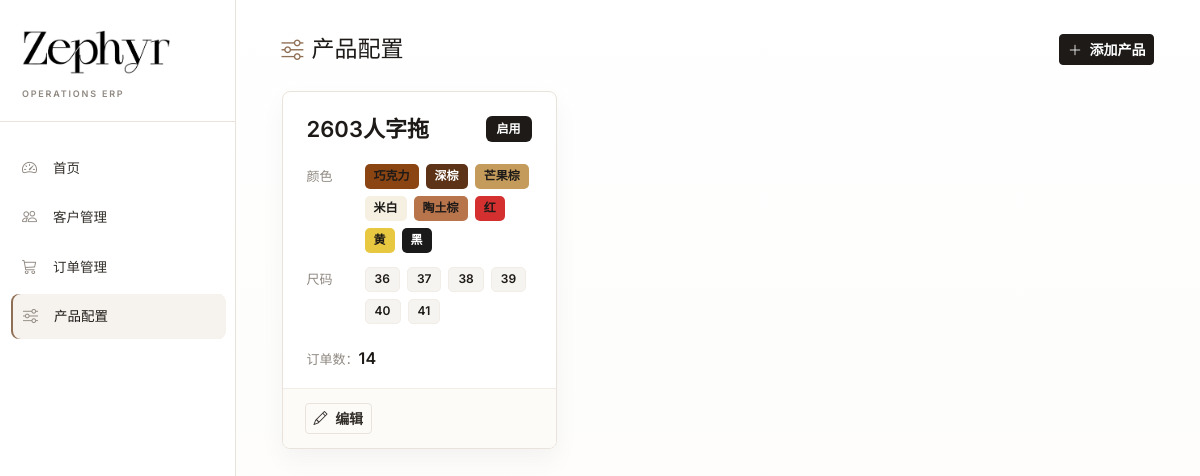
/products, run on an earlier commit of the app's database.
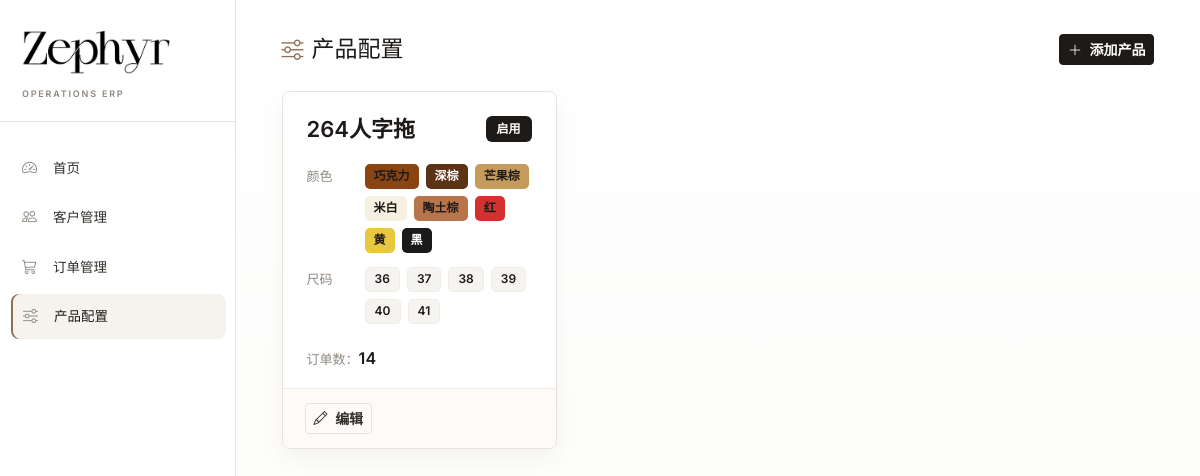
And on a later commit of the database.
### models.py (models this page shows, shortened)
class Product(db.Model):
    __tablename__ = 'products'
    id = db.Column(db.Integer, primary_key=True)
    name = db.Column(db.String(100), unique=True, nullable=False)  # 如: 2603人字拖
    image = db.Column(db.String(255), default='')
    is_active = db.Column(db.Boolean, default=True)
    created_at = db.Column(db.DateTime, default=datetime.utcnow)
    colors = db.relationship('ProductColor', backref='product', lazy='dynamic',
                             cascade='all, delete-orphan')
    sizes = db.relationship('ProductSize', backref='product', lazy='dynamic',
                            cascade='all, delete-orphan')
    orders = db.relationship('Order', backref='product', lazy='dynamic')
    def get_sorted_sizes(self):
        return self.sizes.order_by(ProductSize.sort_order).all()

### app.py (the view)
@app.route('/products')
def product_list():
    products = Product.query.order_by(Product.created_at.desc()).all()
    return render_template('products.html', products=products)

### templates/products.html (shortened to what this page needs)
{% extends "base.html" %}
{% block content %}
<div class="d-flex justify-content-between align-items-center mb-3">
    <h4 class="mb-0"><i class="bi bi-sliders me-2"></i>产品配置</h4>
    <a href="{{ url_for('product_add') }}" class="btn btn-primary btn-sm">
        <i class="bi bi-plus-lg me-1"></i> 添加产品
    </a>
</div>
{% if products %}
<div class="row g-4">
    {% for p in products %}
    <div class="col-md-6 col-xl-4 d-flex">
        <div class="card product-config-card w-100">
            <div class="card-body">
                <div class="d-flex justify-content-between align-items-start gap-3">
                    <h5 class="product-config-title">{{ p.name }}</h5>
                    {% if p.is_active %}
                    <span class="badge product-config-status">启用</span>
                    {% else %}
                    <span class="badge bg-secondary product-config-status">停用</span>
                    {% endif %}
                </div>
                <div class="product-meta-row">
                    <div class="product-meta-label">颜色</div>
                    <div class="product-chip-list">
                        {% for c in p.colors.all() %}
                        <span class="product-color-chip" style="background:{{ c.hex_code }};color:{% if c.hex_code|replace('#','') < '888888' %}white{% else %}#1d1a18{% endif %}">
                            {{ c.name }}
                        </span>
                        {% endfor %}
                    </div>
                </div>
                <div class="product-meta-row">
                    <div class="product-meta-label">尺码</div>
                    <div class="product-chip-list">
                        {% for s in p.get_sorted_sizes() %}
                        <span class="product-size-chip">{{ s.size_label }}</span>
                        {% endfor %}
                    </div>
                </div>
                <div class="product-order-count">订单数：<strong>{{ p.orders.count() }}</strong></div>
            </div>
            <div class="card-footer">
                <a href="{{ url_for('product_edit', product_id=p.id) }}" class="btn btn-sm btn-outline-secondary">
                    <i class="bi bi-pencil me-1"></i> 编辑
                </a>
            </div>
        </div>
    </div>
    {% endfor %}
</div>
{% else %}
<div class="text-center py-5 text-muted">
    <i class="bi bi-box fs-1"></i>
    <p class="mt-2">暂无产品配置</p>
</div>
{% endif %}
{% endblock %}

What changed in the data, as far as the page shows it:
changed Product: name "2603人字拖" → "264人字拖"
